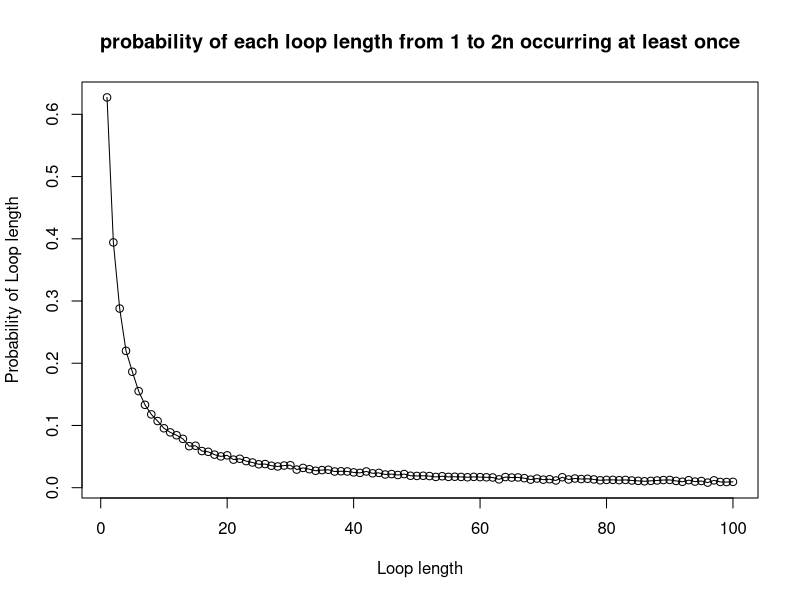
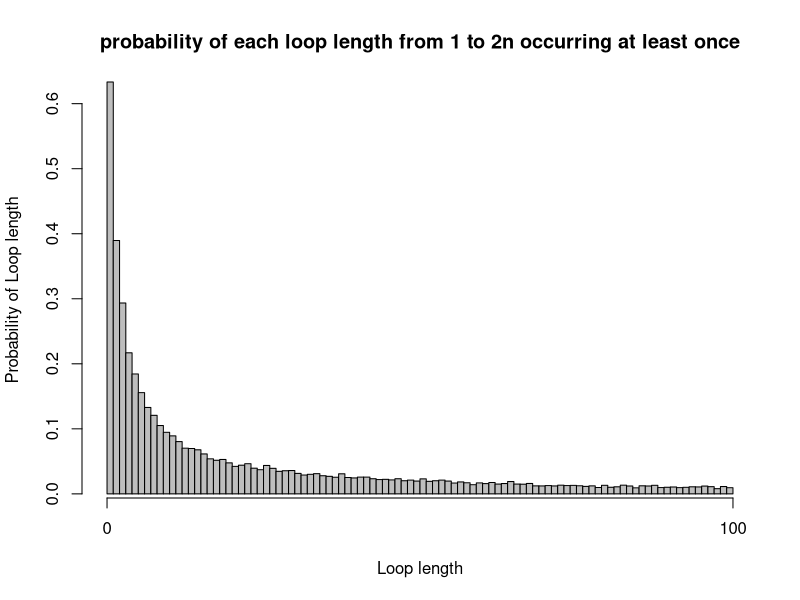

Write R code to recreate these figures, in order.
# Karman Singh s1936373
# Viren Sirwani Mulani s1949143
# Alannah Hounat s2434943

# Git repo Link: https://github.com/SirwaniViren/SP-group_coursework/tree/main/CW-2

# Team member contributions to project:
# Each member was in charge of individual questions. Some questions involved the 
# collaboration of multiple members of the group.

# The questions that were done individually are shown below:
# Viren Sirwani Mulani s1949143: Q6
# Karman Singh s1936373: Q5
# Alannah Hounat s2434943: Q3, Q4

# Questions that members worked on together are the following:
# Karman Singh s1936373, Viren Sirwani Mulani s1949143, Alannah Hounat s2434943 - Q1, Q2

# Overview of Code: Given the 2n prisoners problem. An R script to evaluate the 
# different probabilities of a prisoner being set free given that they must check n boxes from
# 2n boxes using one of three strategies.
# 3 strategies:
# 1. Prisoner opens first box with their number on the outside. If it doesn't contain their number
# the next box they open starts with the number revealed in the first box
# 2. the same as strategy 1 except the first box is a random box 
# 3. They open n boxes at random checking for their number within the box 
# We evaluate the probabilities of one prisoner being set free and all 2n prisoners being set free

# INPUT: n <- decides numbers of prisoners, prisoner_number<- prisoner number, 
# first_box <- first box picked by prisoner, depending on strategy , 
# numbered_boxes <- numbered boxes taken from random sample
# OUTPUT: 1 or 0 for success or not success respectively
# Purpose: returns 1 or 0 as stated above to tell us if the prisoners have
# been successful in finding their number. Also, so code isn't repeated in later functions
success_check <- function(n, prisoner_number, first_box, numbered_boxes) {
  # number of boxes opened by prisoner
  number_of_attempts <- 0
  # value 1 indicates prisoner number found, 0 otherwise
  success <- 0
  # first box opened corresponds to value of first_box value, depending on strategy used, could be 
  # random or prisoners number
  guess <- numbered_boxes[first_box]
  # while loop checks if number of boxes opened is less than n
  while (number_of_attempts < n) {
    if (guess == prisoner_number) {
      # if prisoner number found, no need to continue looking
      success <- 1
      break
    }
    else {
      # move on to the next box as previous box did not contain prisoner number
      guess <- numbered_boxes[guess]
      # number of attempts goes up by one as prisoner moves on to next box
      number_of_attempts <- number_of_attempts + 1
    }
  }
  
  # 1 or 0, depending on if prisoner number has been found
  return (success)
}

# INPUT: n <- total number of prisoners, quantity <- number of items to choose
# OUTPUT: vector of integers of length 'quantity'
# PURPOSE: produce a random vector of box numbers of a particular size depending on 
# the strategy. Strategy 2 would require us to return just one box number while 
# strategy 3 requires us to return n random box numbers
produce_random_numbered_boxes <- function(n, quantity) {
  return (sample(1:n, quantity))
}

# INPUT: n <- decides numbers of prisoners, k <- prisoner number, strategy <- 1, 2 or 3,
# numbered_boxes<- numbered boxes
# OUTPUT: 1(success) or 0(fail)
# PURPOSE: This function simulates the first strategy where a prisoner
# picks a box with their number on it, the second strategy where a prisoner
# picks a random box to begin with, and the third strategy where a prisoner
# picks n boxes at random, checking each card for their number
check_success_given_strategy <- function(n, k, strategy, numbered_boxes){
  success_strategy3 <- 0
  # if and else if to select the correct strategy
  if (strategy == 1)
    # first box picked has prisoners number on it
    first_box <- k
  else if (strategy == 2)
    # pick a box with a random number on it by calling the helper function 
    # 'produce_random_numbered_boxes'
    first_box <- produce_random_numbered_boxes(2 * n, 1)
  else if (strategy == 3) {
    # here we need n random boxes, the aforementioned helper function is used again
    random_box <- produce_random_numbered_boxes(2 * n, n)
    for (box in random_box) {
      # if one of the random boxes contains the prisoners number
      if (box == k){
        # if prisoner number found, no need to continue looking
        success_strategy3 <- 1
        break
      }
    }
    return (success_strategy3)
  }
  # check the success, used for strategy 1 and 2
  check <- success_check(n, k, first_box, numbered_boxes)
  return(check)
}

# INPUT: n <- decides numbers of prisoners, k <- prisoner number, strategy <- either 1,2,3,
# nreps <- number of times experiment is done
# OUTPUT: Probability estimate of prisoner k finding their number using given strategy
# PURPOSE: To find the probability of one prisoner finding their number
Pone <- function(n, k, strategy, nreps = 10000) {
  number_of_success <- 0
  # iterating over nreps experiments
  for (reps in 1:nreps) {
    # index of numbered_boxes corresponds to the box number, and the value stored
    # at that index corresponds to the numbered card randomly placed in the box
    numbered_boxes <- produce_random_numbered_boxes(2 * n, 2 * n)
    number_of_success <- number_of_success + 
      check_success_given_strategy(n, k, strategy, numbered_boxes)
  }
  # we divide number_of_success by nreps to get a probability of a single prisoner
  # finding their number
  prob_one_estimate <- number_of_success / nreps
  return (prob_one_estimate)
}

# INPUT: n <- decides numbers of prisoners, strategy <- either 1,2,3
# nreps <- number of times experiment is done
# OUTPUT: Probability estimate of all prisoners finding their number using given strategy
# PURPOSE: To find the probability of all prisoners being released
Pall <- function(n, strategy, nreps = 10000) {
  number_of_success <- 0
  for (reps in 1:nreps) {
    # Outside inner loop since the room is returned to original state once 
    # prisoner leaves
    numbered_boxes <- produce_random_numbered_boxes(2 * n, 2 * n)
    for (prisoner_number in 1:(2 * n)) {
      # calls on helper function to check if the chosen strategy has been 
      # successful or not. A 1 would be success, 0 otherwise
      check <- check_success_given_strategy(n, prisoner_number, strategy, numbered_boxes)
      # if check == 0 then one of the prisoners was unable to find their number
      # this means none of the prisoners go free, so, we stop the loop entirely
      if (check == 0)
        break
    }
    # add 1 to number_of_success if prisoner finds number
    number_of_success <- number_of_success + check
  }
  
  # divide by total number of repetitions to get probability of everybody succeeding 
  prob_all_estimate <- number_of_success / nreps
  return (prob_all_estimate)
}

# example code of the 'Pone' and 'Pall' are provided below:

cat("Probability estimate of a single prisoner succeeding in finding their number when n=5:")
cat("nStrategy 1:", Pone(5, 7, 1))
cat("\nStrategy 2:", Pone(5, 7, 2))
cat("\nStrategy 3:", Pone(5, 7, 3))

cat("Probability estimate of a single prisoner succeeding in finding their number when n=50:")
cat("\nStrategy 1:", Pone(50, 7, 1))
cat("\nStrategy 2:", Pone(50, 7, 2))
cat("\nStrategy 3:", Pone(50, 7, 3))

cat("\nProbability estimate of all prisoners succeeding in finding their numbers when n=5:")
cat("\nStrategy 1:", Pall(5, 1))
cat("\nStrategy 2:", Pall(5, 2))
cat("\nStrategy 3:", Pall(5, 3))

cat("\nProbability estimate of all prisoners succeeding in finding their numbers when n=50:")
cat("\nStrategy 1:", Pall(50, 1))
cat("\nStrategy 2:", Pall(50, 2))
cat("\nStrategy 3:", Pall(50, 3))

# For Pone evidently the less people there are (the smaller that n is) the better 
# chance of success, which is expected.

# Pall is where we observe a surprising result. 
# Strategy 2 and 3 yield zero/near zero probabilities. Strategy 1 yields an
# approximate probability of 30% and 36% for n=50 and n=5 respectively.
# This seems to be the most optimal strategy.
# Strategy 2 and 3 have an element of randomness to them, as a result there 
# is no guarantee to even eventually find the correct prisoner number.
# In strategy 1 every box leads to another and eventually loops back to the
# prisoner number we began with, this is guaranteed. What is not guaranteed
# is the cycle which contains the prisoner number may have a length greater 
# than n.

# INPUT: n <- decides numbers of prisoners, nreps <- number of times experiment is done
# OUTPUT: probability of each loop length from 1 to 2n occurring at least once 
# PURPOSE: here we estimate by simulation the probability of each loop length
# occurring at least once in a random shuffling of the prisoner numbers 
dloop <- function(n, nreps = 10000) {
  # count of all the cycles with loop length 1 to 2n that occurred 0 times 
  # in the simulation
  count_loop_length_0_times = rep(0, 2*n)
  #loop over all experiments(number of repetitions)
  for (reps in 1:nreps) {
    # index of numbered_boxes corresponds to the box number, and the value stored
    # at that index corresponds to the numbered card randomly placed in the box
    numbered_boxes <- produce_random_numbered_boxes(2 * n, 2 * n)
    # count of how many times a cycle has 1 to 2n loop length
    count_of_loop_length = rep(0, 2*n)
    # numbers that are already present in a cycle, hence don't need to be 
    # iterated over again
    numbers_iterated_over = c()
    # looping over all prisoner numbers
    for (prisoner_number in 1:(2 * n)) {
      # vector to hold various cycles, length of this vector would give the 
      # length of the cycle that contains the prisoner number
      individual_cycles = c()
      # if prisoner number is not present in any previous cycles, we follow
      # the path of boxes to find the cycle that contains the prisoner number.
      # if the prisoner number is present, then just skip to the next 
      # prisoner number
      if (!(prisoner_number %in% numbers_iterated_over)) {
        individual_cycles = append(individual_cycles, prisoner_number)
        next_box_in_cycle = numbered_boxes[prisoner_number]
        # checks if the card removed from the box contains the prisoner number
        while (next_box_in_cycle != prisoner_number) {
          individual_cycles = append(individual_cycles, next_box_in_cycle)
          next_box_in_cycle = numbered_boxes[next_box_in_cycle]
        }
        count_of_loop_length[length(individual_cycles)] = 
          count_of_loop_length[length(individual_cycles)] + 1
        # appending the numbers in the cycle to the vector that contains all the
        # cycles
        numbers_iterated_over = append(numbers_iterated_over, individual_cycles)
      }
    }
    # finds all loop lengths that occurred 0 times in the experiment and adds 1
    # to the count for each of those loop lengths
    index_loop_length_0_times = grep(0, count_of_loop_length)
    count_loop_length_0_times[index_loop_length_0_times] = 
      count_loop_length_0_times[index_loop_length_0_times] + 1
  }
  # in the following two lines we take the count of the cycles that happened 
  # zero times and divide by number of repetitions to get a probability
  # of cycles happening zero times. We then subtract these values from 1 to get
  # probability of the cycles happening at least 1 time
  prob_loop_length_0_times <- count_loop_length_0_times/nreps
  prob_loop_length_at_least_once <- 1 - prob_loop_length_0_times
  return (prob_loop_length_at_least_once)
}

# example code for 'dloop' provided below:

cat("Probability of loop length from 1 to 2n occurring at least once in a random shuffling of cards to boxes: ")
cat("\nFor n=50: ", dloop(50))

# Here n=50. For the prisoners to be successful, the longest loop must not be greater than
# 50. The probability of not having a loop longer than 50 is equal to the probability
# of a random permutation of the prisoner numbers 1 to 100 having a loop whose length is
# greater than 50. We first need to know the number of permutations of prisoner
# numbers 1 to 100 with a loop of length x>50. That is 100!/x. The probability of 
# of a random permutation containing no loops of length greater than 50 is 
# calculated below:

# number of permutations with cycle length x>50
single_events <- factorial(100)*(1/(51:100))
# simple sum of all the values in vector
sum_single_events <- sum(single_events)
prob_no_greater_50 <- 1 - (1/factorial(100))*sum_single_events
cat("The probability of no loop being longer than 50 is:", prob_no_greater_50)


# We use a line graph to visualize the probabilities for each loop length. A line
# graph is used her since we can identify trends in the data. Usually line graphs are
# used to track changes over a short or long period of time. But it can be used in
# this scenario.
n1 <- 50
loop_vector1 <- dloop(n=n1,nreps=10000)
line_graph <- plot(x= 1:(2*n1),
                   y=loop_vector1, 
                   type="o",
                   xlab="Loop length",
                   ylab="Probability of Loop length",
                   main= "probability of each loop length from 1 to 2n occurring at least once")

# A bar chart could be used to compare the different loop lengths. 
# The code is not too different here. Bar-chart may seem a bit cramped
n2 <- 50
loop_vector2 <- dloop(n=n2,nreps=10000)
bar_chart <- barplot(height=loop_vector2, 
                     xlab="Loop length",
                     ylab="Probability of Loop length",
                     main= "probability of each loop length from 1 to 2n occurring at least once",
                     space=0)
# Adds an axis to the current plot
axis(side=1,at=c(0,(2*n2)), tick=TRUE)
